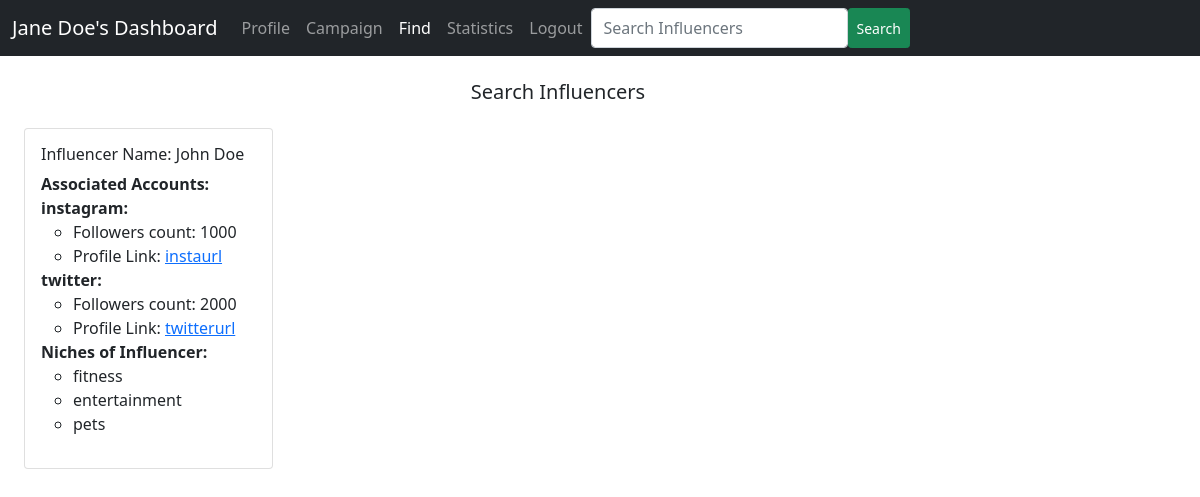
/sponsor_find/1, run on an earlier commit of the app's database.
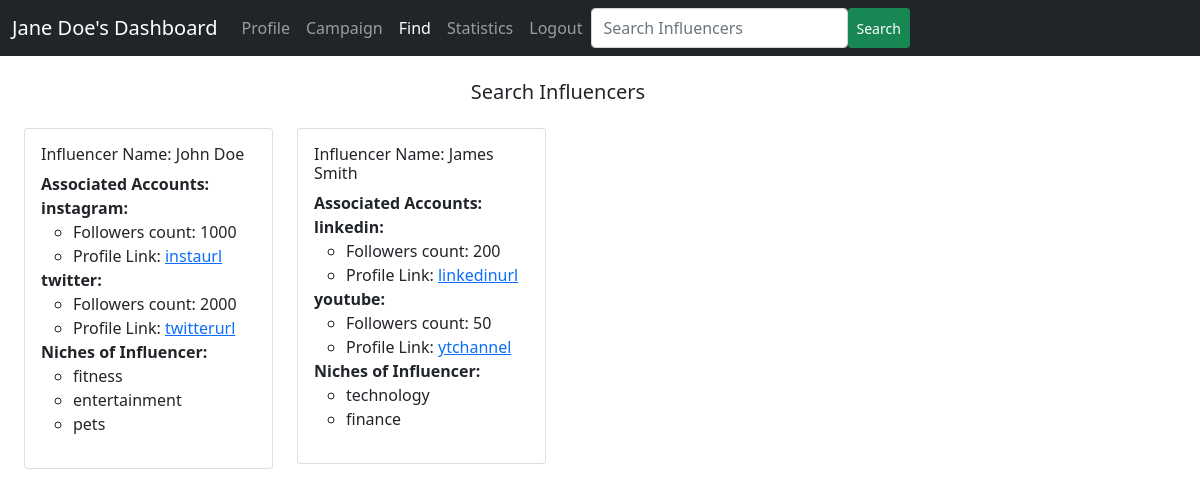
And on a later commit of the database.
### backend/models.py (models this page shows)
class Influencer(db.Model):
    __tablename__ = 'influencer'
    id = db.Column(db.Integer, primary_key=True)
    first_name = db.Column(db.String, nullable=False)
    last_name = db.Column(db.String)
    age = db.Column(db.Integer, nullable=False)
    username = db.Column(db.String, unique=True, nullable=False)
    password = db.Column(db.String, nullable=False)
    email = db.Column(db.String, unique=True, nullable=False)
    earning = db.Column(db.Integer, default=0)
    profile_pic = db.Column(db.String)
    flagged = db.Column(db.Boolean, default=False)
    reach = db.relationship('Reach', backref='influencer', cascade='all, delete-orphan')
    ad_request = db.relationship('Ad_Request', backref='influencer')
    influencer_niche = db.relationship('Influencer_Niche', backref='influencer')

class Reach(db.Model):
    __tablename__ = 'reach'
    id = db.Column(db.Integer, primary_key=True)
    influencer_id = db.Column(db.Integer, db.ForeignKey('influencer.id'), nullable=False)
    platform = db.Column(db.Enum('instagram', 'twitter', 'youtube', 'linkedin'), nullable=False)
    followers = db.Column(db.Integer, nullable=False)
    profile_link = db.Column(db.String, nullable=False)

class Niche(db.Model):
    __tablename__ = 'niche'
    id = db.Column(db.Integer, primary_key=True)
    name = db.Column(db.String, nullable=False)
    influencer_niche = db.relationship('Influencer_Niche', backref='niche')
    ad_request = db.relationship('Ad_Request', backref='niche')

### backend/controllers.py (the view)
@app.route('/sponsor_find/<int:sponsor_id>', methods=['GET', 'POST'])
def sponsor_find(sponsor_id):
    sponsor = Sponsor.query.filter_by(id=sponsor_id).first()
    return render_template('sponsor_find.html', first_name=sponsor.first_name, last_name=sponsor.last_name, sponsor_id=sponsor_id,
                           all_influencers=fetch_influencer_details_for_sponsor())

### backend/controllers.py (called while the page is built)
def social_accounts(influencer_id):
    tuples = (db.session.query(Influencer.id, Reach.platform, Reach.followers, Reach.profile_link)
                  .join(Reach, Reach.influencer_id==influencer_id).all())
    social_accounts = {}
    for tuple in tuples:
        if tuple.platform not in social_accounts.keys():
            social_accounts[tuple.platform] = {'followers': tuple.followers, 'profile_link': tuple.profile_link}
    return social_accounts

def niches(influencer_id):
    tuples = (db.session.query(Niche.id.label('niche_id'), Niche.name.label('niche_name'))
              .join(Influencer_Niche, Influencer_Niche.niche_id == Niche.id)
              .join(Influencer, Influencer.id == Influencer_Niche.influencer_id)
              .filter(Influencer.id == influencer_id).all())
    niches = []
    for tuple in tuples:
        niches.append(tuple.niche_name)
    return niches

### templates/sponsor_find.html (shortened to what this page needs)
<!DOCTYPE html>
<html lang="en">
<head>
    <link href="https://cdn.jsdelivr.net/npm/bootstrap@5.0.2/dist/css/bootstrap.min.css" rel="stylesheet">
</head>
<body>
    <div id="container">
        <div id="panel">
            <nav class="navbar navbar-expand-lg navbar-dark bg-dark">
                <div class="container-fluid">
                    <label class="navbar-brand">{{ first_name }} {{ last_name }}'s Dashboard</label>
                    <div class="collapse navbar-collapse" id="navbarNavAltMarkup">
                        <div class="navbar-nav">
                            <a class="nav-link" href="/sponsor_dashboard/{{ sponsor_id }}">Profile</a>
                            <a class="nav-link" href="/sponsor_all_campaigns/{{ sponsor_id }}">Campaign</a>
                            <a class="nav-link active" href="/sponsor_find/{{ sponsor_id }}">Find</a>
                            <a class="nav-link" href="#">Statistics</a>
                            <a class="nav-link" href="#">Logout</a>
                            <input class="form-control" type="search" placeholder="Search Influencers" aria-label="Search">
                            <button type="submit" class="btn btn-success btn-sm">Search</button>
                        </div>
                    </div>
                </div>
            </nav>
        </div>
        <div class="container row">
            <h5 class="text-center my-4">Search Influencers</h5>
            {% if all_influencers %}
                {% for key, value in all_influencers.items() %}
                    <div class="col-sm-3">
                        <div class="card">
                            <div class="card-body">
                                <h6 class="card-title">Influencer Name: {{ value.fname }} {{ value.lname }}</h6>
                                <ul class="list-unstyled">
                                    <li><strong>Associated Accounts:</strong></li>
                                    {% for account, info in value.social_accounts.items() %}
                                        <li>
                                            <strong>{{ account }}:</strong>
                                            <ul>
                                                <li>Followers count: {{ info.followers }}</li>
                                                <li>Profile Link: <a href="{{ info.profile_link }}" target="_blank">{{ info.profile_link }}</a></li>
                                            </ul>
                                        </li>
                                    {% endfor %}
                                    <li><strong>Niches of Influencer:</strong></li>
                                    <ul>
                                        {% for niche in value.niches %}
                                            <li>{{ niche }}</li>
                                        {% endfor %}
                                    </ul>
                                </ul>
                            </div>
                        </div>
                    </div>
                {% endfor %}
            {% else %}
                <h5 class="text-secondary">No influencers registered yet!</h5>
            {% endif %}
        </div>
    </div>
</body>
</html>

What changed in the data, as far as the page shows it:
added Influencer: fname "James", lname "Smith"
added Reach: platform "linkedin", followers "200", profile_link "linkedinurl", shown under "James"
added Reach: platform "youtube", followers "50", profile_link "ytchannel", shown under "James"
now on this page (row unchanged): Niche: name "technology", shown under "James"
added Niche: name "finance", shown under "James"
Also different on the page:
new list line: "Influencer Name: Associated Accounts: Niches of Influencer:"
